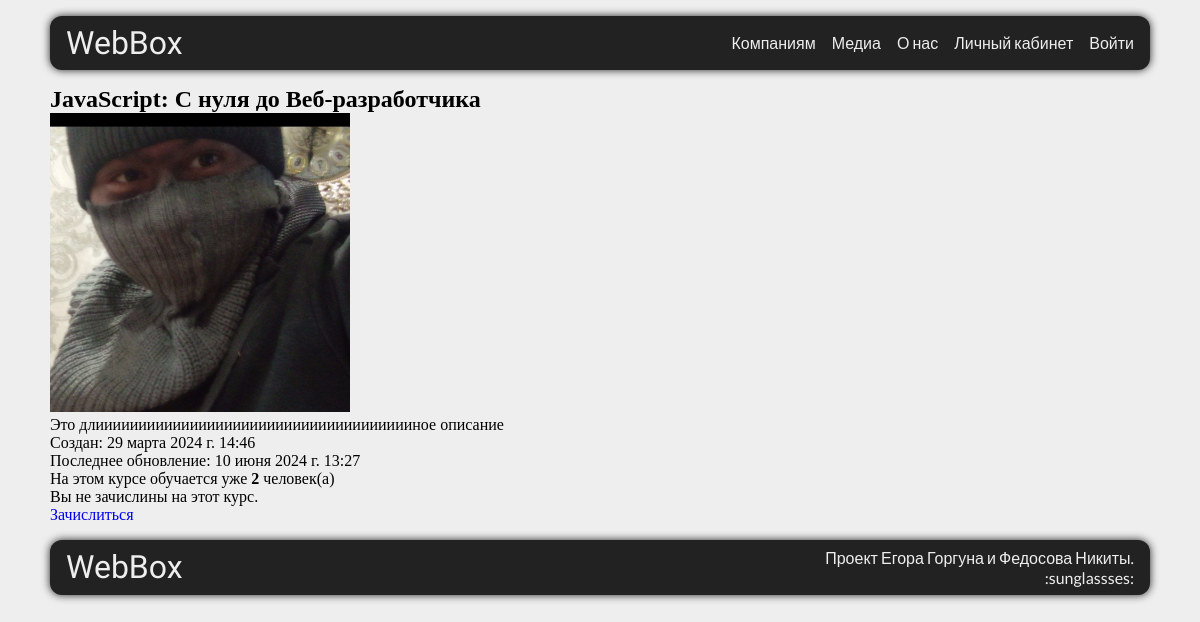
The page /c/js/ on the database as committed earlier.
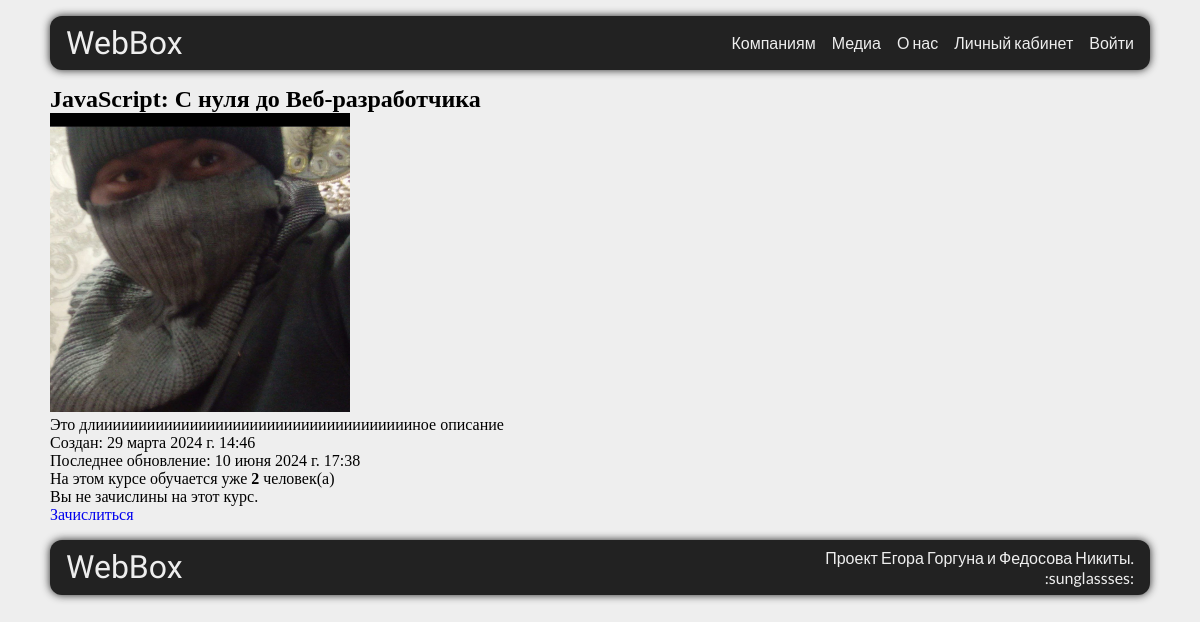
The same page on the database as committed later.
### main/models.py (models this page shows, shortened)
class Course(models.Model):
    title = models.CharField(max_length=255, verbose_name="Название курса")
    description = models.TextField(verbose_name="Описание курса")
    created_at = models.DateTimeField(auto_now_add=True, verbose_name="Дата создания курса")
    updated_at = models.DateTimeField(auto_now=True, verbose_name="Дата обновления курса")
    picture_preview = models.ImageField(upload_to='base/img/%Y/%m/%d', help_text='Эта картинка отображается на главной странице в карточкке курса.', default="webbox/img/placeholders/my_friend.jpg", verbose_name="Картинка курса (маленькая)")
    picture = models.ImageField(upload_to='base/img/%Y/%m/%d', help_text='Большая картинка.', default="webbox/img/placeholders/my_friend.jpg", verbose_name="Картинка курса (средняя)")
    is_published  = models.BooleanField(default=True, verbose_name="Публикация курса")
    short_name = models.CharField(max_length=20, default="none", verbose_name="Сокращенное название курса")
    price=models.CharField(max_length=255, default="none рублей", verbose_name="Цена курса с указанием единиц", help_text="Можно использовать html")
    clear_price=models.BigIntegerField(default=0, verbose_name="Цена (только число)")
    long_description = models.TextField(default="nn", help_text="Полное описание курса. Отображается на странице курса", verbose_name="Описание курса")
    themes = models.ManyToManyField(Theme, verbose_name="Темы курса")
    class Meta:
        verbose_name = 'Курс'
        verbose_name_plural = 'Курсы'

### webbox/views.py (the view)
# urls.py: path('c/<str:short_name>/', views.cardInfo, name='cardInfo'),
def cardInfo(request, short_name):
    error={}
    if Course.objects.all().filter(short_name=short_name):
        course = Course.objects.all().filter(short_name=short_name)[0]
        all_users = len(UserCourses.objects.all().filter(course=course))
    else:
        error['name'] = "Курс не существует"
        error['description'] = "Вы не можете получить доступ к этой странице или такого урока к курсу не существует"
        return render(request, 'errors_form.html', {'error': error})
    return render(request, 'webbox/info_course.html', {'course': course, 'number_of_users': all_users, 'sh': short_name})

### main/templates/webbox/info_course.html (shortened to what this page needs)
{% load static %}
<!DOCTYPE html>
<html>
<head>
    <link href="{% static "webbox/css/index.css" %}" rel="stylesheet">
</head>
<body>
    <div class="wrapper">
        <header class="header">
            <div class="header__logo">
                <p>WebBox</p>
            </div>
            <div class="header__nav">
                <nav>
                    <ul>
                        <li><a href="">Компаниям</a></li>
                        <li><a href="">Медиа</a></li>
                        <li><a href="#about">О нас</a></li>
                        <li><a href='/u'>Личный кабинет</a></li>
                        {% if user.is_authenticated %}
                            <li><a href='/u'>Личный кабинет</a></li>
                            <li><a href='/a/u'>Выйти</a></li>
                        {% else %}
                        <li><a href='/a'>Войти</a></li>
                        {% endif %}
                    </ul>
                </nav>
            </div>
        </header>
        <main>
            <main>
                <div>
                    <h2>{{course.title}}</h2>
                    <img src="{{ course.picture.url }}" width="300" alt="BigImg"/>
                    <p>{{course.long_description}}</p>
                    <p>Создан: {{course.created_at}}</p>
                    <p>Последнее обновление: {{course.updated_at}}</p>
                    <p>На этом курсе обучается уже <b>{{number_of_users}}</b> человек(а)</p>
                    {% if user.usercourses.course.short_name == sh and user.usercourses.course.short_name == 'none' or not user.is_authenticated%}
                        <p>Вы не зачислины на этот курс.</p>
                        <a href='/u'>Зачислиться</a>
                    {% elif user.usercourses.course.short_name == sh and user.usercourses.course.short_name != 'none'%}
                        <p>Вы уже зачислины на этот курс.</p>
                        <a href='/u'>Перейти в личный кабинет</a>
                    {% elif user.usercourses.course.short_name != sh and user.usercourses.course.short_name != 'none' %}
                        <p>Вы не зачислины на этот курс. Но уже обучаетесь на курсе "{{user.usercourses.course.title}}"</p>
                        <a href='/u'>Перейти в личный кабинет</a>
                    {% endif %}
                </div>
            </main>
        </main>
        <footer class="footer">
            <h5>WebBox</h5>
            <p>Проект Егора Горгуна и Федосова Никиты.<br>:sunglassses:</p>
        </footer>
    </div>
</body>
</html>

Rows that differ between the two databases and show on the page:
changed Course "JavaScript: С нуля до Веб-разработчика": updated_at "10 июня 2024 г. 13:27" → "10 июня 2024 г. 17:38"
